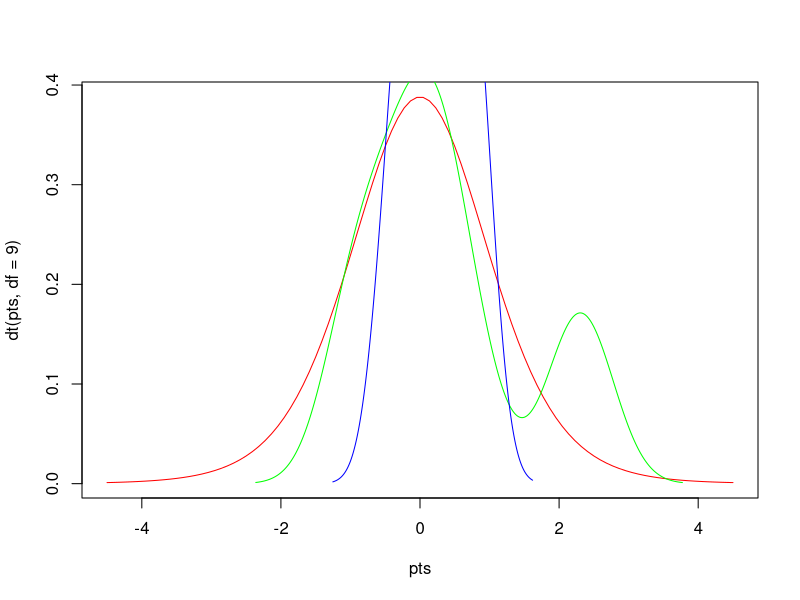

Generate this figure with R:
# Author: Emmanuel Ndubuisi, Date: 08/20/2021 and Purpose: Calculate T-test.

x = rnorm(10)
y = rnorm(10)

pts = seq(-4.5,4.5,length=100)
plot(pts,dt(pts,df=9),col='red',type='l')

lines(density(x), col='green')
lines(density(y), col='blue')

# calculate t-test for group x & y
ttest = t.test(x,y)

# Result after running the ttest on line 13

# Welch Two Sample t-test
# 
# data:  x and y
# t = -0.56445, df = 17.92, p-value = 0.5794
# alternative hypothesis: true difference in means is not equal to 0
# 95 percent confidence interval:
#   -1.3142656  0.7577583
# sample estimates:
#   mean of x  mean of y 
# 0.09359484 0.37184849 
